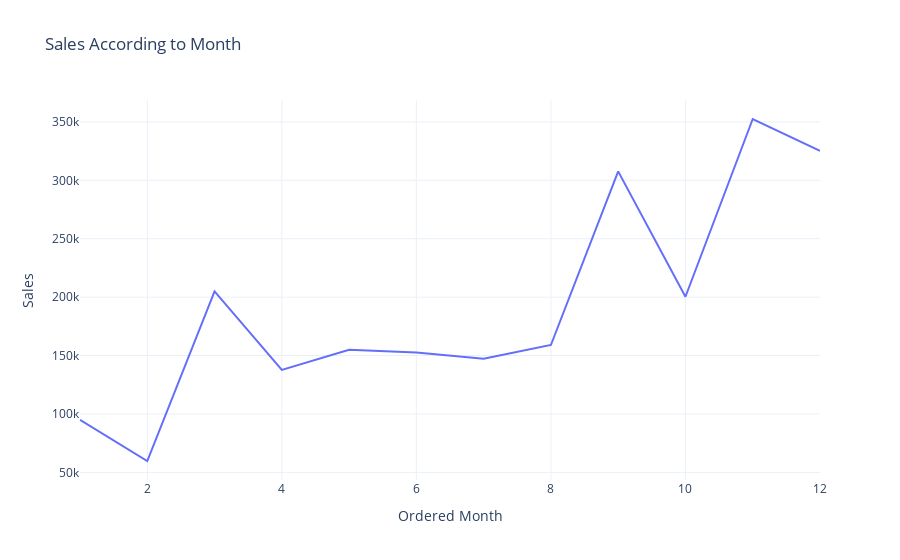

Notebook cell for this chart:
### Code cell
fig=px.line(sales_by_month,
            x="Ordered Month",
            y="Sales",
            title="Sales According to Month")
fig.show()

### Figure 1 — Plotly figure (JSON) as saved in the notebook; plotly's stock layout.template omitted (floating-point values rounded to 4 significant figures)
{"data": [{"hovertemplate": "Ordered Month=%{x}<br>Sales=%{y}<extra></extra>", "legendgroup": "", "line": {"color": "#636efa", "dash": "solid"}, "marker": {"symbol": "circle"}, "mode": "lines", "name": "", "orientation": "v", "showlegend": false, "type": "scatter", "x": [1, 2, 3, 4, 5, 6, 7, 8, 9, 10, 11, 12], "xaxis": "x", "y": [94920.0, 59750.0, 205000.0, 137800.0, 155000.0, 152700.0, 147200.0, 159000.0, 307600.0, 200300.0, 352500.0, 325300.0], "yaxis": "y"}], "layout": {"autosize": true, "legend": {"tracegroupgap": 0}, "title": {"text": "Sales According to Month"}, "xaxis": {"anchor": "y", "autorange": true, "domain": [0, 1], "range": [1, 12], "title": {"text": "Ordered Month"}, "type": "linear"}, "yaxis": {"anchor": "x", "autorange": true, "domain": [0, 1], "range": [43490.0, 368700.0], "title": {"text": "Sales"}, "type": "linear"}}}
